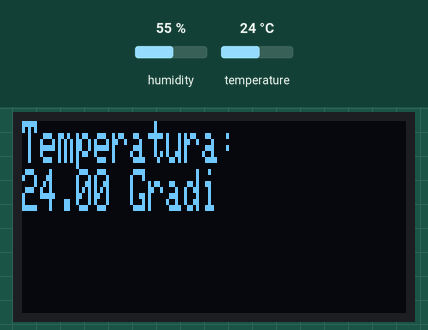
Recording of a sketch running on a simulated Arduino Uno, built with avr-gcc and run on an emulated ATmega328P. Parts: 128×64 one-colour display. The test bench sets the inputs (shaded band); at power-on: humidity 55 %, temperature 24 °C.

Above: at 10.9 s.
11.0 s: humidity set to 22 %
At 22.3 s:
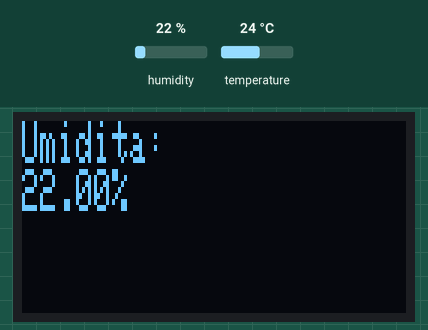
22.8 s: temperature set to 12 °C
At 26.7 s:
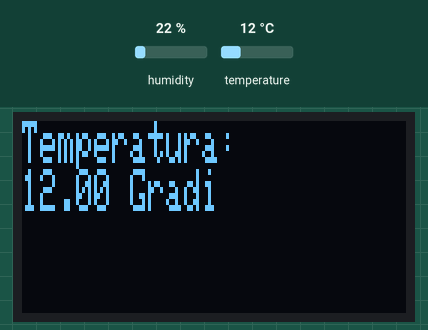
31.9 s: humidity set to 40 %
At 39.0 s:
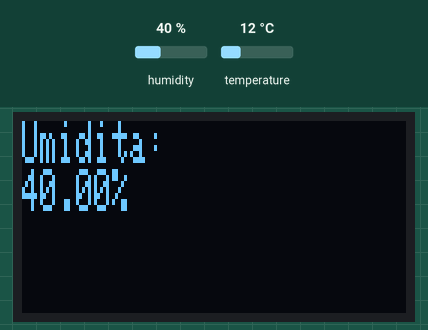
44.1 s: temperature set to 19 °C
At 51.2 s:
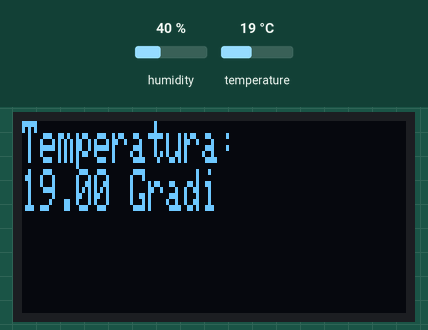
Timing chart, 0 to 52.7 s (numbered marks = the images above; inputs shaded):
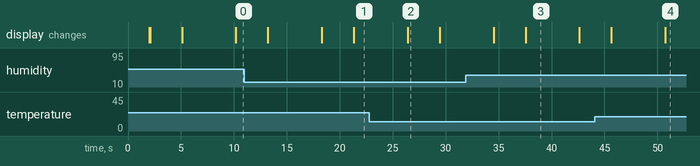

The sketch:

temperatureOnOled.ino
```cpp
#include "DHT.h"
#include <Arduino.h>
#include <Adafruit_GFX.h>
#include <Adafruit_SSD1306.h>

Adafruit_SSD1306 display(128,64,&Wire,4);

#define DHTPIN 2
#define DHTTYPE DHT11   // DHT 11

DHT dht(DHTPIN, DHTTYPE);

float humidity;
float temperature;

void setup() {
  dht.begin();

}

void loop() {
  readSensor();


  oledInit();
  setDisplay();
  display.print(stampaTemp());
  display.display();//scrive sul display il buffer
  delay(3000);
  display.clearDisplay();

  display.setCursor(0,0);

  display.print(stampaHum());
  display.display();
  delay(3000);
  display.clearDisplay();


}
```

Method.ino
```cpp
void readSensor(){
  delay(2000);
  humidity = dht.readHumidity();
  // lettura celsius di default
  temperature = dht.readTemperature();

  // verificare che la lettura non fallisca
  if (isnan(humidity) || isnan(temperature)) {
    Serial.println(("Failed to read from DHT sensor!"));
    return;
  }
}

void oledInit(){
  if(!display.begin(SSD1306_SWITCHCAPVCC,0x3C)){
    while(true);
  }

}

void setDisplay(){
  display.clearDisplay();
  display.setTextSize(1,2.5);//dimensioni testo
  display.setTextColor(WHITE);//colore testo
  display.cp437(true);//font
  display.setCursor(0,0);
}

String stampaTemp(){
 return  "Temperatura: \n" + (String)temperature + " Gradi ";
}

String stampaHum(){
  return "Umidita: \n" + (String)humidity + "%";
}
```

Measured:
- after the input at 11.0 s, the display: first differs from a run without the input after 10.3 s (image 1)
- after the input at 22.8 s, the display: changes after 3.6 s (image 2)
- after the input at 31.9 s, the display: first differs from a run without the input after 5.7 s (image 3)
- after the input at 44.1 s, the display: first differs from a run without the input after 6.6 s (image 4)
- what the display in image 2 shows lasts 3.0 s, from 26.4 s to 29.4 s
- what the display in image 3 shows lasts 5.0 s, from 37.6 s to 42.6 s
